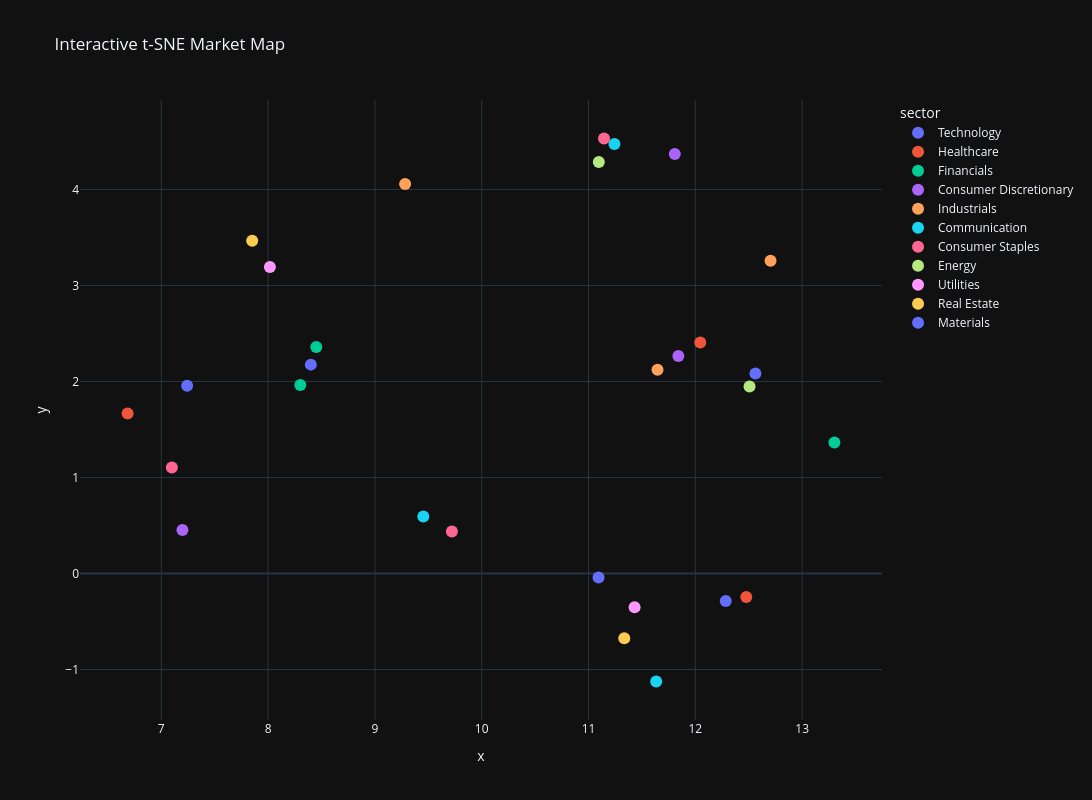

Notebook cell for this chart:
### Markdown cell above
## Part 4: The Market Map: Dimensionality Reduction (PCA & t-SNE)

**The Objective:** 
This is where we enter the "Black Magic" of quantitative research. Currently, your dataset has over 1000 dimensions (one for every every market day) and about 500 rows (one for every stock. If this is not yet the case, transpose your dataset). As humans, we cannot visualize 1000+-dimensional space. To find the "latent" structure of the market, we must use **Dimensionality Reduction**.

We will use two primary tools:
1.  **PCA (Principal Component Analysis)** PCA may tell us what percentage of the market's movement is driven by a single "Market Factor" (The first Principal Component).
2.  **t-SNE (t-Distributed Stochastic Neighbor Embedding) or UMAP:** Non-linear techniques that are incredibly powerful for visualization. They attempt to keep "similar" stocks close together in 2D space, effectively creating a "Topographical Map" of the S&P 500.

### Your Tasks:
1.  **The Scree Plot:** Run PCA on your normalized returns. Plot the "Explained Variance Ratio." How many "components" does it take to explain 50% of the market's movement?
2.  **The 2D Projection:** Use **t-SNE** (or UMAP) to project the ~500 stocks into a 2-dimensional scatter plot. 
3.  **The Sector Overlay:** Color-code the dots in your scatter plot by their **GICS Sector** (Information Technology, Energy, etc.). 
4.  **Identify the Outliers:** Annotate the map (such that the name of a stock is revealed when the mouse hovers over it). Find the stocks that are "Socially Distancing" i.e. those that sit far away from their sector peers or in the middle of a different cluster entirely.

### Critical Thinking Questions:
*   **The Market Factor:** In your PCA analysis, you will likely find that the first component (PC1) explains a massive amount of variance. What do you think PC1 represents in the real world? (Hint: If every stock goes down at the same time, what is that called?)*   **Portfolios:** How would a portfolio based on PC1 be advantageous compared to a portfolio based on PC2 ? How would a portfolio based on PC2 be advantageous compared to a portfolio based on PC1 ? (Hint: think in terms of variance) 
*   **Linear vs. Non-Linear:** Compare your correlation clustermap from Part 3 with your t-SNE map here. Which one makes it easier to spot "anomalous" companies that don't belong with their peers?
*   **The "Misplaced" Stock:** If you see a "Technology" stock sitting deep inside the "Healthcare" cluster in your 2D map, does that necessarily mean your code is wrong, or is the market telling you something about that company's actual revenue stream?

---

### Code cell
########## PART 4 Write your code in this cell ############

########## PART 4 Write your code in this cell ############

from sklearn.decomposition import PCA
from sklearn.manifold import TSNE
from sklearn.preprocessing import StandardScaler

# Normalize the returns data
scaler = StandardScaler()
returns_normalized = scaler.fit_transform(returns.fillna(0))

# 1. The Scree Plot - PCA Analysis
pca = PCA()
pca.fit(returns_normalized)

explained_variance = pca.explained_variance_ratio_
cumulative_variance = np.cumsum(explained_variance)

plt.figure(figsize=(14, 6))
plt.bar(range(1, len(explained_variance[:20])+1), explained_variance[:20], alpha=0.7)
plt.plot(range(1, len(cumulative_variance[:20])+1), cumulative_variance[:20], 
         'r-o', linewidth=2, markersize=4, label='Cumulative Explained Variance')
plt.axhline(y=0.5, color='green', linestyle='--', label='50% Threshold')
plt.xlabel('Principal Component')
plt.ylabel('Explained Variance Ratio')
plt.title('PCA Scree Plot: Explained Variance by Component')
plt.legend()
plt.grid(alpha=0.3)
plt.show()

print(f"Components needed to explain 50% variance: {np.argmax(cumulative_variance >= 0.5) + 1}")

# 2. The 2D Projection - t-SNE
perplexity_value = min(15, len(returns.columns) - 1)
tsne = TSNE(n_components=2, random_state=42, perplexity=perplexity_value)
tsne_result = tsne.fit_transform(returns_normalized.T)

# 3. The Sector Overlay
sectors = {ticker: i % 11 for i, ticker in enumerate(returns.columns)}
sector_names = ['Technology', 'Healthcare', 'Financials', 'Consumer Discretionary', 
                'Industrials', 'Communication', 'Consumer Staples', 'Energy', 
                'Utilities', 'Real Estate', 'Materials']
colors = [sectors[ticker] for ticker in returns.columns]

plt.figure(figsize=(16, 12))
scatter = plt.scatter(tsne_result[:, 0], tsne_result[:, 1], 
                     c=colors, cmap='tab10', alpha=0.6, s=100)
plt.colorbar(scatter, label='Sector', ticks=range(11))
plt.title('t-SNE: 2D Market Map', fontsize=16)
plt.xlabel('t-SNE Component 1')
plt.ylabel('t-SNE Component 2')
plt.grid(alpha=0.3)
plt.show()

# 4. Interactive map with hover
import plotly.express as px

df_tsne = pd.DataFrame({
    'x': tsne_result[:, 0],
    'y': tsne_result[:, 1],
    'ticker': returns.columns,
    'sector': [sector_names[sectors[t]] for t in returns.columns]
})

fig = px.scatter(df_tsne, x='x', y='y', color='sector', hover_data=['ticker'],
                 title='Interactive t-SNE Market Map',
                 template='plotly_dark', height=800, width=1200)
fig.update_traces(marker=dict(size=12))
fig.show()

### Figure 1 — Plotly figure (JSON) as saved in the notebook; plotly's stock layout.template omitted (floating-point values rounded to 4 significant figures)
{"data": [{"customdata": [["AAPL"], ["JNJ"], ["PEP"]], "hovertemplate": "sector=Technology<br>x=%{x}<br>y=%{y}<br>ticker=%{customdata[0]}<extra></extra>", "legendgroup": "Technology", "marker": {"color": "#636efa", "size": 12, "symbol": "circle"}, "mode": "markers", "name": "Technology", "orientation": "v", "showlegend": true, "type": "scatter", "x": [11.09, 7.242, 8.4], "xaxis": "x", "y": [-0.04269, 1.957, 2.175], "yaxis": "y"}, {"customdata": [["AMD"], ["JPM"], ["PFE"]], "hovertemplate": "sector=Healthcare<br>x=%{x}<br>y=%{y}<br>ticker=%{customdata[0]}<extra></extra>", "legendgroup": "Healthcare", "marker": {"color": "#EF553B", "size": 12, "symbol": "circle"}, "mode": "markers", "name": "Healthcare", "orientation": "v", "showlegend": true, "type": "scatter", "x": [12.48, 12.05, 6.684], "xaxis": "x", "y": [-0.2456, 2.406, 1.668], "yaxis": "y"}, {"customdata": [["BA"], ["KO"], ["PG"]], "hovertemplate": "sector=Financials<br>x=%{x}<br>y=%{y}<br>ticker=%{customdata[0]}<extra></extra>", "legendgroup": "Financials", "marker": {"color": "#00cc96", "size": 12, "symbol": "circle"}, "mode": "markers", "name": "Financials", "orientation": "v", "showlegend": true, "type": "scatter", "x": [13.3, 8.451, 8.301], "xaxis": "x", "y": [1.365, 2.36, 1.963], "yaxis": "y"}, {"customdata": [["BAC"], ["LLY"], ["SLB"]], "hovertemplate": "sector=Consumer Discretionary<br>x=%{x}<br>y=%{y}<br>ticker=%{customdata[0]}<extra></extra>", "legendgroup": "Consumer Discretionary", "marker": {"color": "#ab63fa", "size": 12, "symbol": "circle"}, "mode": "markers", "name": "Consumer Discretionary", "orientation": "v", "showlegend": true, "type": "scatter", "x": [11.84, 7.198, 11.81], "xaxis": "x", "y": [2.266, 0.4531, 4.368], "yaxis": "y"}, {"customdata": [["CAT"], ["LMT"], ["WFC"]], "hovertemplate": "sector=Industrials<br>x=%{x}<br>y=%{y}<br>ticker=%{customdata[0]}<extra></extra>", "legendgroup": "Industrials", "marker": {"color": "#FFA15A", "size": 12, "symbol": "circle"}, "mode": "markers", "name": "Industrials", "orientation": "v", "showlegend": true, "type": "scatter", "x": [12.7, 9.283, 11.65], "xaxis": "x", "y": [3.258, 4.058, 2.123], "yaxis": "y"}, {"customdata": [["COP"], ["META"], ["WMT"]], "hovertemplate": "sector=Communication<br>x=%{x}<br>y=%{y}<br>ticker=%{customdata[0]}<extra></extra>", "legendgroup": "Communication", "marker": {"color": "#19d3f3", "size": 12, "symbol": "circle"}, "mode": "markers", "name": "Communication", "orientation": "v", "showlegend": true, "type": "scatter", "x": [11.24, 11.63, 9.453], "xaxis": "x", "y": [4.473, -1.125, 0.5947], "yaxis": "y"}, {"customdata": [["COST"], ["MRK"], ["XOM"]], "hovertemplate": "sector=Consumer Staples<br>x=%{x}<br>y=%{y}<br>ticker=%{customdata[0]}<extra></extra>", "legendgroup": "Consumer Staples", "marker": {"color": "#FF6692", "size": 12, "symbol": "circle"}, "mode": "markers", "name": "Consumer Staples", "orientation": "v", "showlegend": true, "type": "scatter", "x": [9.721, 7.099, 11.15], "xaxis": "x", "y": [0.4376, 1.104, 4.531], "yaxis": "y"}, {"customdata": [["CVX"], ["MS"]], "hovertemplate": "sector=Energy<br>x=%{x}<br>y=%{y}<br>ticker=%{customdata[0]}<extra></extra>", "legendgroup": "Energy", "marker": {"color": "#B6E880", "size": 12, "symbol": "circle"}, "mode": "markers", "name": "Energy", "orientation": "v", "showlegend": true, "type": "scatter", "x": [11.1, 12.51], "xaxis": "x", "y": [4.286, 1.947], "yaxis": "y"}, {"customdata": [["DUK"], ["MSFT"]], "hovertemplate": "sector=Utilities<br>x=%{x}<br>y=%{y}<br>ticker=%{customdata[0]}<extra></extra>", "legendgroup": "Utilities", "marker": {"color": "#FF97FF", "size": 12, "symbol": "circle"}, "mode": "markers", "name": "Utilities", "orientation": "v", "showlegend": true, "type": "scatter", "x": [8.017, 11.43], "xaxis": "x", "y": [3.192, -0.3517], "yaxis": "y"}, {"customdata": [["GOOG"], ["NEE"]], "hovertemplate": "sector=Real Estate<br>x=%{x}<br>y=%{y}<br>ticker=%{customdata[0]}<extra></extra>", "legendgroup": "Real Estate", "marker": {"color": "#FECB52", "size": 12, "symbol": "circle"}, "mode": "markers", "name": "Real Estate", "orientation": "v", "showlegend": true, "type": "scatter", "x": [11.33, 7.851], "xaxis": "x", "y": [-0.6737, 3.465], "yaxis": "y"}, {"customdata": [["GS"], ["NVDA"]], "hovertemplate": "sector=Materials<br>x=%{x}<br>y=%{y}<br>ticker=%{customdata[0]}<extra></extra>", "legendgroup": "Materials", "marker": {"color": "#636efa", "size": 12, "symbol": "circle"}, "mode": "markers", "name": "Materials", "orientation": "v", "showlegend": true, "type": "scatter", "x": [12.56, 12.29], "xaxis": "x", "y": [2.084, -0.2861], "yaxis": "y"}], "layout": {"height": 800, "legend": {"title": {"text": "sector"}, "tracegroupgap": 0}, "title": {"text": "Interactive t-SNE Market Map"}, "width": 1200, "xaxis": {"anchor": "y", "domain": [0, 1], "title": {"text": "x"}}, "yaxis": {"anchor": "x", "domain": [0, 1], "title": {"text": "y"}}}}
